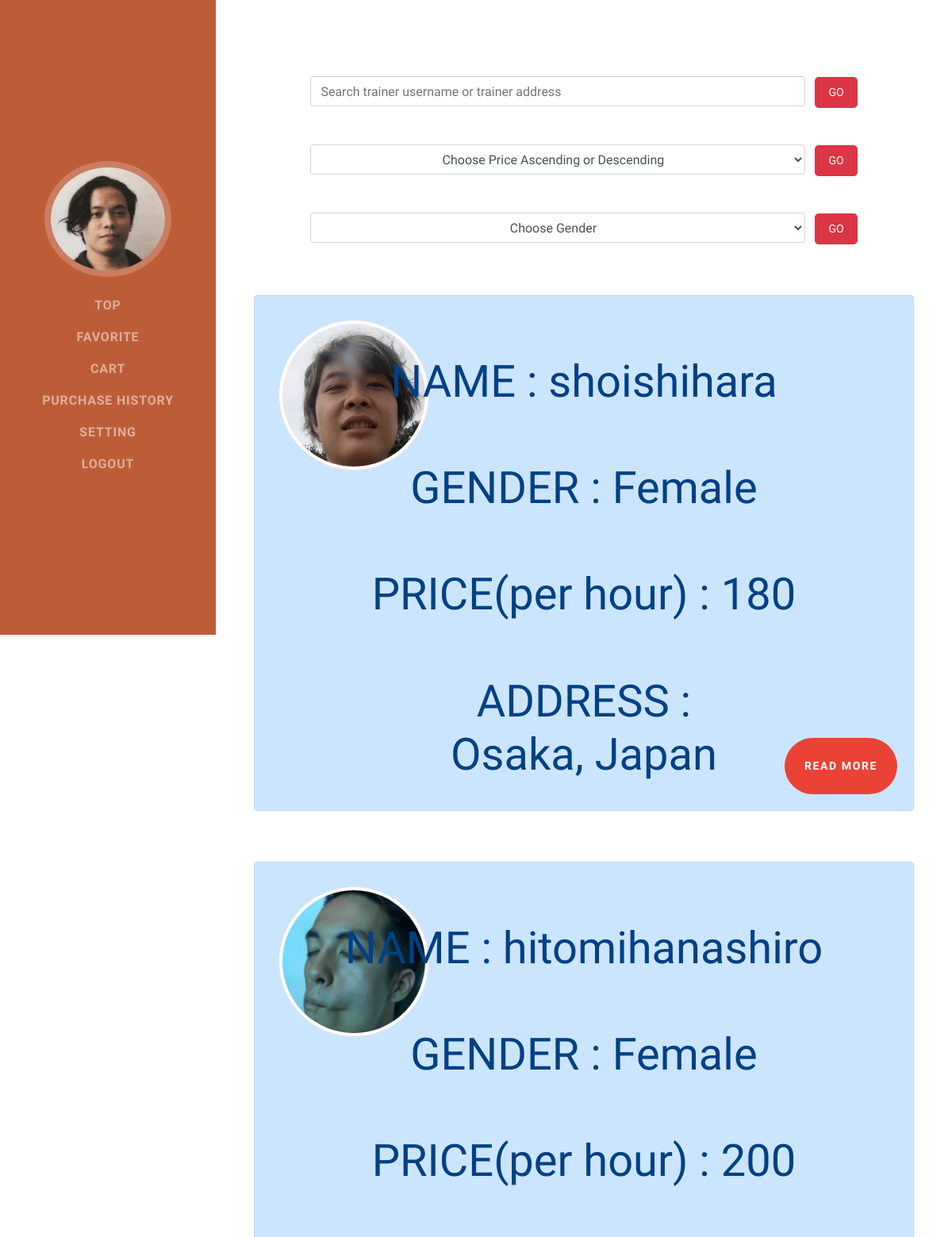
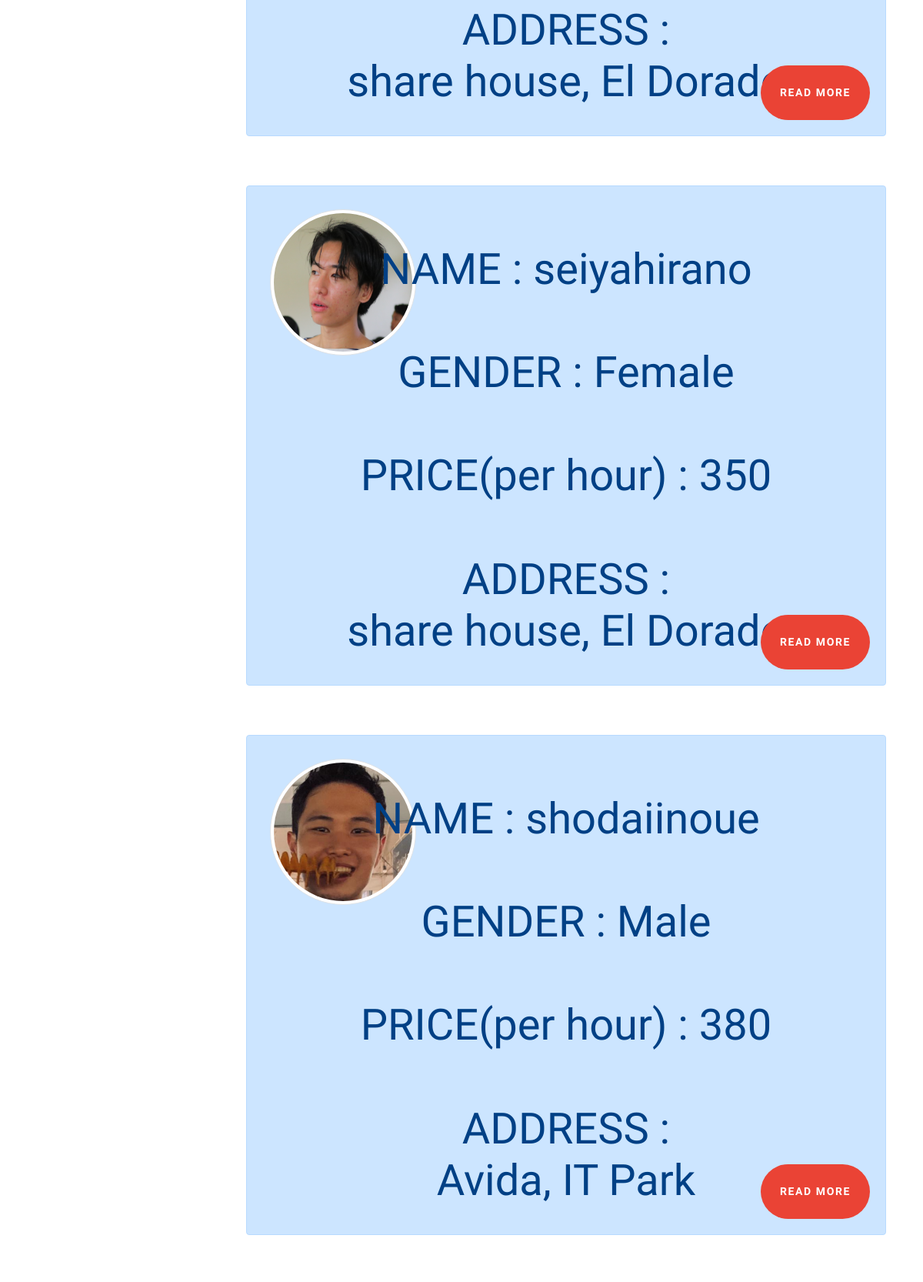
The page /trainerlist_orderasc.php (signed in, upper part) on the database its author committed (2 pictures, top to bottom).
### tables this page shows
CREATE TABLE `users` (
  `user_id` int(100) NOT NULL,
  `user_fname` varchar(100) NOT NULL,
  `user_lname` varchar(100) NOT NULL,
  `user_email` varchar(100) NOT NULL,
  `user_status` varchar(100) DEFAULT NULL,
  `user_image` varchar(100) DEFAULT NULL,
  `login_id` int(100) NOT NULL
);

CREATE TABLE `product` (
  `trainer_id` int(100) NOT NULL,
  `trainer_fname` varchar(100) NOT NULL,
  `trainer_lname` varchar(100) NOT NULL,
  `trainer_uname` varchar(100) NOT NULL,
  `trainer_email` varchar(100) NOT NULL,
  `trainer_description` varchar(100) NOT NULL,
  `trainer_phone` varchar(100) NOT NULL,
  `trainer_address` varchar(100) NOT NULL,
  `trainer_gender` varchar(100) NOT NULL,
  `trainer_image` varchar(100) DEFAULT NULL,
  `trainer_price` int(100) NOT NULL
);

### classes/database.php (called while the page is built, shortened)
<?php
class Database{
    private $servername = 'localhost';
    private $username = 'root';
    private $password = 'root';
    private $database_name = 'fist_portfolio';
    public function __construct()
    {
        $this->conn = new mysqli($this->servername,$this->username,$this->password,$this->database_name);
        if($this->conn->connect_error){
            die('cannot connect'.$this->conn->connect_error);
        }else{
            return $this->conn;
        }
    }
}
?>

### admin_action.php (called while the page is built, shortened)
<?php
include 'classes/admin_class.php';
$Admin = new Admin;
?>

### classes/admin_class.php (called while the page is built, shortened)
<?php
include 'database.php';
class Admin extends Database{
    public function displayorder_trainerasc(){
        $displaytrainer = "SELECT * FROM product ORDER BY trainer_price asc";
        $result = $this->conn->query($displaytrainer);
        if($result->num_rows >0){
            $row = array();
            while($rows = $result->fetch_assoc()){
                $row[] = $rows;
            }return $row;
        }else{
            return false;
        }
    }
    public function display_onesetting($userID){
        $sql = "SELECT * FROM users INNER JOIN login ON users.login_id = login.login_id WHERE users.user_id = '$userID'";
        $result = $this->conn->query($sql);
        if($result->num_rows>0){
            $row = array();
            while($rows = $result->fetch_assoc()){
                $row[]=$rows;
            }return $row;
        }else{
            die('cannot display one setting'.$this->conn->connect_error);
        }
    }
}
?>

### trainerlist_orderasc.php (the view, shortened to what this page needs)
<?php
    include 'admin_action.php';
?>
<!DOCTYPE html>
<html lang="en">
<head>
  <link href="vendor/bootstrap/css/bootstrap.min.css" rel="stylesheet">
  <link href="vendor/fontawesome-free/css/all.min.css" rel="stylesheet">
  <link href="css/resume.min.css" rel="stylesheet">
</head>
<body class="d-flex flex-column">
  <?php include 'sidebar_admin.php' ?>
    <section class="resume-section p-3 p-lg-5 d-flex justify-content-center" id="about">
        <div class="w-100 vh-100">
        <div id="page-content">
      <div class="row justify-content-center m-0 text-center">
        <div class="col-md-12 p-0">
        <?php include 'forms.php' ?>
          <?php
            $list = $Admin->displayorder_trainerasc();
            foreach($list as $key => $row){
              $userID = $row['trainer_id'];
                echo "<div class='alert alert-primary d-inline-block w-100 mt-5 display-3'>";
                if($row['trainer_image']== null){
                  echo "<i class='fas fa-user post'></i><br><br><br>";
                }else{
                  $image = $row['trainer_image'];
                  echo "<div class='big'>";
                  echo "<img src='upload/$image' class='img-thumbnail rounded-circle pos'><br><br><br>";
                  echo "</div>";
                }
                echo "<div class='display-4'>";
                echo "<div class='big'>";
                echo "NAME : ";
                echo $row['trainer_fname'].$row['trainer_lname'];
                echo "</div><br>";
                echo "<div class='big'>";
                echo "GENDER : ";
                echo $row['trainer_gender'];
                echo "</div><br>";
                echo "<div class='big'>";
                echo "PRICE(per hour) : ";
                echo $row['trainer_price'];
                echo "</div><br>";
                echo "ADDRESS : <br>";
                echo "<div class='big'>";
                echo $row['trainer_address']."<br>";
                echo "</div>";
                echo "<a href='user_edit.php?trainer_id=$userID' role='button' class='btn btn-lg btn-google btn-inline-block p-4 text-uppercase jojo'>READ MORE</a>";
                echo "</div>";
                echo "</div>";
            }
          ?>
            </div>
          </div>
        </div>
      </div>
    </section>
  </body>
</html>

### sidebar_admin.php (shortened to what this page needs)
<?php
    if(empty($_SESSION['login_id'])){
      header('location: login.php');
    }elseif($_SESSION['user_status']=='admin'){
      header('location: admin.php');
    }else{
      $userID = $_SESSION['login_id'];
    }
?>
<nav class="navbar navbar-expand-lg navbar-dark bg-primary fixed-top" id="sideNav">
    <a class="navbar-brand js-scroll-trigger" href="setting.php">
      <span class="d-none d-lg-block">
        <?php
            $tenta = $Admin->display_onesetting($userID);
            foreach($tenta as $key => $row){
              $image = $row['user_image'];
              if(empty($row['user_image'])){
                echo "<img class='img-fluid img-profile rounded-circle mx-auto mb-2' src='upload/dog.jpg'>";
              }else{
                echo "<img class='img-fluid img-profile rounded-circle mx-auto mb-2' src='upload/$image'> ";
              }
            }
        ?>
      </span>
    </a>
    <div class="collapse navbar-collapse" id="navbarSupportedContent">
      <ul class="navbar-nav">
      <li class="nav-item">
          <a class="nav-link js-scroll-trigger" href="trainerlist_new.php">TOP</a>
        </li>
        <li class="nav-item">
          <a class="nav-link js-scroll-trigger" href="trainerlist_favorite.php">Favorite</a>
        </li>
        <li class="nav-item">
          <a class="nav-link js-scroll-trigger" href="cart.php">Cart</a>
        </li>
        <li class="nav-item">
          <a class="nav-link js-scroll-trigger" href="trainerlist_history.php">Purchase History</a>
        </li>
        <li class="nav-item">
          <a class="nav-link js-scroll-trigger" href="setting.php">Setting</a>
        </li>
        <li class="nav-item">
          <a class="nav-link js-scroll-trigger" href="logout.php">Logout</a>
        </li>
      </ul>
    </div>
  </nav>

### trainerlist_orderasc.php (style rules this page uses)
html, body { height: 100%; }
#page-content { flex: 1 0 auto; }
.d-inline-block { width :350px; height :650px; }
.big { position: relative; }
.pos { position:absolute; top:20px; left :20px; }
.jojo { position :absolute; bottom: 20px; right:20px; }
.alert-primary { font-size: 18px; padding: 10px; }
.text-uppercase { font-size: 14px; }
.btn-google { color: white; background-color: #ea4335; border-radius: 5rem; letter-spacing: .1rem; font-weight: bold; transition: all 0.2s; }
.img-thumbnail { width:190px; height:190px; overflow: hidden; }

### rows shown on the page
users: user_image (picture)
product: trainer_image (picture), trainer_fname "sho", trainer_lname "ishihara", trainer_gender "Female", trainer_price "180", trainer_address "Osaka, Japan"
product: trainer_image (picture), trainer_fname "hitomi", trainer_lname "hanashiro", trainer_gender "Female", trainer_price "200", trainer_address "share house, El Dorado"
product: trainer_image (picture), trainer_fname "seiya", trainer_lname "hirano", trainer_gender "Female", trainer_price "350", trainer_address "share house, El Dorado"
product: trainer_image (picture), trainer_fname "shodai", trainer_lname "inoue", trainer_gender "Male", trainer_price "380", trainer_address "Avida, IT Park"
